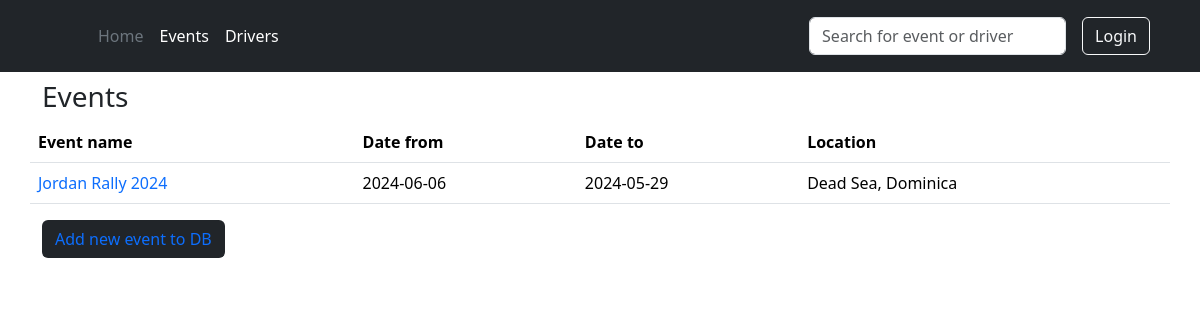
Screenshot of /all_events with the database file from the repository.
### models/event.py (models this page shows)
class EventModel(db.Model):
    __tablename__ = "events"
    id = db.Column(db.Integer, primary_key=True)
    name = db.Column(db.String(250), nullable=False)
    series = db.Column(db.String(250), nullable=True)
    series_instance = db.Column(db.Integer, nullable=True)
    date_from = db.Column(db.Date, nullable=False)
    date_to = db.Column(db.Date, nullable=False)
    country = db.Column(db.String(3), nullable=False)
    location = db.Column(db.String(250), nullable=False)
    surface = db.Column(db.String(250), nullable=False)
    distance = db.Column(db.Float, nullable=True)
    ss_num = db.Column(db.Integer, nullable=False)
    drivers = db.relationship("DriverModel", back_populates="events", secondary="event_driver_link")
    results = db.relationship("ResultModel", back_populates="event")
    @property
    def year(self):
        return self.date_from.year

### blueprints/event.py (the view)
@blp.route('/all_events')
def all_events():
    all_events_list = [item for item in EventModel.query.all()]
    return render_template('all_events.html', all_events=all_events_list)

### templates/all_events.html (shortened to what this page needs)
{% extends 'base.html' %}
{% block header %}
{% include "header.html" %}
{% endblock %}
{% block content %}
<div class="container py-2">
    <div class="row col-xxl-12">
        <h3>Events</h3>
        <table class="table">
            <thead>
            <tr>
                <th scope="col">Event name</th>
                <th scope="col">Date from</th>
                <th scope="col">Date to</th>
                <th scope="col">Location</th>
            </tr>
            </thead>
            {% for item in all_events: %}
            <tr>
                {% if item.series_instance == None %}
                <td><a href="{{ url_for('event.event', event_id=item.id) }}">{{ item.name }} {{
                    item.year }}</a></td>
                {% else %}
                <td><a href="{{ url_for('event', event_id=item.id) }}">{{ item.series_instance }}. {{ item.name }} {{
                    item.year }}</a></td>
                {% endif %}
                <td>{{ item.date_from }}</td>
                <td>{{ item.date_to }}</td>
                <td>{{ item.location }}, {{ item.country }}</td>
            </tr>
            {% endfor %}
        </table>
        <div>
            <button class="btn custom_button">
                <a href="{{ url_for('event.create_new_event') }}">Add new event to DB</a>
            </button>
        </div>
    </div>
</div>
{% endblock %}

### static/css/styles.css (style rules this page uses)
.custom_button { --bs-btn-bg: rgb(33 37 41); --bs-btn-color: #fff; text-decoration: none; }

### rows the page displays
EventModel: name "Jordan Rally", year "2024", date_from "2024-06-06", date_to "2024-05-29", location "Dead Sea", country "Dominica"
